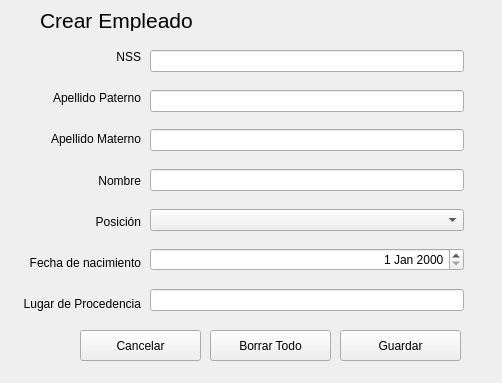
<?xml version="1.0" encoding="UTF-8"?>
<ui version="4.0">
 <class>Form</class>
 <widget class="QWidget" name="Form">
  <property name="geometry">
   <rect>
    <x>0</x>
    <y>0</y>
    <width>502</width>
    <height>383</height>
   </rect>
  </property>
  <property name="windowTitle">
   <string>Form</string>
  </property>
  <widget class="QPushButton" name="btn_save_employee">
   <property name="geometry">
    <rect>
     <x>340</x>
     <y>330</y>
     <width>121</width>
     <height>31</height>
    </rect>
   </property>
   <property name="text">
    <string>Guardar</string>
   </property>
   <property name="icon">
    <iconset>
     <normaloff>../icons/save.svg</normaloff>../icons/save.svg</iconset>
   </property>
  </widget>
  <widget class="QWidget" name="verticalLayoutWidget">
   <property name="geometry">
    <rect>
     <x>150</x>
     <y>50</y>
     <width>314</width>
     <height>261</height>
    </rect>
   </property>
   <layout class="QVBoxLayout" name="verticalLayout">
    <item>
     <widget class="QLineEdit" name="le_nss">
      <property name="maxLength">
       <number>5</number>
      </property>
     </widget>
    </item>
    <item>
     <spacer name="verticalSpacer">
      <property name="orientation">
       <enum>Qt::Vertical</enum>
      </property>
      <property name="sizeHint" stdset="0">
       <size>
        <width>20</width>
        <height>40</height>
       </size>
      </property>
     </spacer>
    </item>
    <item>
     <widget class="QLineEdit" name="le_first_name"/>
    </item>
    <item>
     <spacer name="verticalSpacer_2">
      <property name="orientation">
       <enum>Qt::Vertical</enum>
      </property>
      <property name="sizeHint" stdset="0">
       <size>
        <width>20</width>
        <height>40</height>
       </size>
      </property>
     </spacer>
    </item>
    <item>
     <widget class="QLineEdit" name="le_last_name"/>
    </item>
    <item>
     <spacer name="verticalSpacer_3">
      <property name="orientation">
       <enum>Qt::Vertical</enum>
      </property>
      <property name="sizeHint" stdset="0">
       <size>
        <width>20</width>
        <height>40</height>
       </size>
      </property>
     </spacer>
    </item>
    <item>
     <widget class="QLineEdit" name="le_name"/>
    </item>
    <item>
     <spacer name="verticalSpacer_8">
      <property name="orientation">
       <enum>Qt::Vertical</enum>
      </property>
      <property name="sizeHint" stdset="0">
       <size>
        <width>20</width>
        <height>40</height>
       </size>
      </property>
     </spacer>
    </item>
    <item>
     <widget class="QComboBox" name="cb_positions"/>
    </item>
    <item>
     <spacer name="verticalSpacer_10">
      <property name="orientation">
       <enum>Qt::Vertical</enum>
      </property>
      <property name="sizeHint" stdset="0">
       <size>
        <width>20</width>
        <height>40</height>
       </size>
      </property>
     </spacer>
    </item>
    <item>
     <widget class="QDateEdit" name="de_born_date">
      <property name="alignment">
       <set>Qt::AlignRight|Qt::AlignTrailing|Qt::AlignVCenter</set>
      </property>
     </widget>
    </item>
    <item>
     <spacer name="verticalSpacer_12">
      <property name="orientation">
       <enum>Qt::Vertical</enum>
      </property>
      <property name="sizeHint" stdset="0">
       <size>
        <width>20</width>
        <height>40</height>
       </size>
      </property>
     </spacer>
    </item>
    <item>
     <widget class="QLineEdit" name="le_hometown"/>
    </item>
   </layout>
  </widget>
  <widget class="QWidget" name="verticalLayoutWidget_2">
   <property name="geometry">
    <rect>
     <x>20</x>
     <y>50</y>
     <width>121</width>
     <height>261</height>
    </rect>
   </property>
   <layout class="QVBoxLayout" name="verticalLayout_2">
    <item>
     <widget class="QLabel" name="label">
      <property name="layoutDirection">
       <enum>Qt::LeftToRight</enum>
      </property>
      <property name="autoFillBackground">
       <bool>false</bool>
      </property>
      <property name="text">
       <string>NSS</string>
      </property>
      <property name="alignment">
       <set>Qt::AlignRight|Qt::AlignTrailing|Qt::AlignVCenter</set>
      </property>
     </widget>
    </item>
    <item>
     <spacer name="verticalSpacer_4">
      <property name="orientation">
       <enum>Qt::Vertical</enum>
      </property>
      <property name="sizeHint" stdset="0">
       <size>
        <width>20</width>
        <height>40</height>
       </size>
      </property>
     </spacer>
    </item>
    <item>
     <widget class="QLabel" name="label_2">
      <property name="layoutDirection">
       <enum>Qt::LeftToRight</enum>
      </property>
      <property name="autoFillBackground">
       <bool>false</bool>
      </property>
      <property name="text">
       <string>Apellido Paterno</string>
      </property>
      <property name="alignment">
       <set>Qt::AlignRight|Qt::AlignTrailing|Qt::AlignVCenter</set>
      </property>
     </widget>
    </item>
    <item>
     <spacer name="verticalSpacer_5">
      <property name="orientation">
       <enum>Qt::Vertical</enum>
      </property>
      <property name="sizeHint" stdset="0">
       <size>
        <width>20</width>
        <height>40</height>
       </size>
      </property>
     </spacer>
    </item>
    <item>
     <widget class="QLabel" name="label_3">
      <property name="layoutDirection">
       <enum>Qt::LeftToRight</enum>
      </property>
      <property name="autoFillBackground">
       <bool>false</bool>
      </property>
      <property name="text">
       <string>Apellido Materno</string>
      </property>
      <property name="alignment">
       <set>Qt::AlignRight|Qt::AlignTrailing|Qt::AlignVCenter</set>
      </property>
     </widget>
    </item>
    <item>
     <spacer name="verticalSpacer_6">
      <property name="orientation">
       <enum>Qt::Vertical</enum>
      </property>
      <property name="sizeHint" stdset="0">
       <size>
        <width>20</width>
        <height>40</height>
       </size>
      </property>
     </spacer>
    </item>
    <item>
     <widget class="QLabel" name="label_4">
      <property name="layoutDirection">
       <enum>Qt::LeftToRight</enum>
      </property>
      <property name="autoFillBackground">
       <bool>false</bool>
      </property>
      <property name="text">
       <string>Nombre</string>
      </property>
      <property name="alignment">
       <set>Qt::AlignRight|Qt::AlignTrailing|Qt::AlignVCenter</set>
      </property>
     </widget>
    </item>
    <item>
     <spacer name="verticalSpacer_7">
      <property name="orientation">
       <enum>Qt::Vertical</enum>
      </property>
      <property name="sizeHint" stdset="0">
       <size>
        <width>20</width>
        <height>40</height>
       </size>
      </property>
     </spacer>
    </item>
    <item>
     <widget class="QLabel" name="label_5">
      <property name="layoutDirection">
       <enum>Qt::LeftToRight</enum>
      </property>
      <property name="autoFillBackground">
       <bool>false</bool>
      </property>
      <property name="text">
       <string>Posición</string>
      </property>
      <property name="alignment">
       <set>Qt::AlignRight|Qt::AlignTrailing|Qt::AlignVCenter</set>
      </property>
     </widget>
    </item>
    <item>
     <spacer name="verticalSpacer_9">
      <property name="orientation">
       <enum>Qt::Vertical</enum>
      </property>
      <property name="sizeHint" stdset="0">
       <size>
        <width>20</width>
        <height>40</height>
       </size>
      </property>
     </spacer>
    </item>
    <item>
     <widget class="QLabel" name="label_6">
      <property name="layoutDirection">
       <enum>Qt::LeftToRight</enum>
      </property>
      <property name="autoFillBackground">
       <bool>false</bool>
      </property>
      <property name="text">
       <string>Fecha de nacimiento</string>
      </property>
      <property name="alignment">
       <set>Qt::AlignRight|Qt::AlignTrailing|Qt::AlignVCenter</set>
      </property>
     </widget>
    </item>
    <item>
     <spacer name="verticalSpacer_11">
      <property name="orientation">
       <enum>Qt::Vertical</enum>
      </property>
      <property name="sizeHint" stdset="0">
       <size>
        <width>20</width>
        <height>40</height>
       </size>
      </property>
     </spacer>
    </item>
    <item>
     <widget class="QLabel" name="label_7">
      <property name="layoutDirection">
       <enum>Qt::LeftToRight</enum>
      </property>
      <property name="autoFillBackground">
       <bool>false</bool>
      </property>
      <property name="text">
       <string>Lugar de Procedencia</string>
      </property>
      <property name="alignment">
       <set>Qt::AlignRight|Qt::AlignTrailing|Qt::AlignVCenter</set>
      </property>
     </widget>
    </item>
   </layout>
  </widget>
  <widget class="QPushButton" name="btn_save_employee_2">
   <property name="geometry">
    <rect>
     <x>210</x>
     <y>330</y>
     <width>121</width>
     <height>31</height>
    </rect>
   </property>
   <property name="text">
    <string>Borrar Todo</string>
   </property>
  </widget>
  <widget class="QPushButton" name="btn_save_employee_3">
   <property name="geometry">
    <rect>
     <x>80</x>
     <y>330</y>
     <width>121</width>
     <height>31</height>
    </rect>
   </property>
   <property name="text">
    <string>Cancelar</string>
   </property>
  </widget>
  <widget class="QLabel" name="label_8">
   <property name="geometry">
    <rect>
     <x>40</x>
     <y>10</y>
     <width>181</width>
     <height>21</height>
    </rect>
   </property>
   <property name="font">
    <font>
     <pointsize>16</pointsize>
    </font>
   </property>
   <property name="text">
    <string>Crear Empleado</string>
   </property>
  </widget>
 </widget>
 <resources/>
 <connections/>
</ui>
